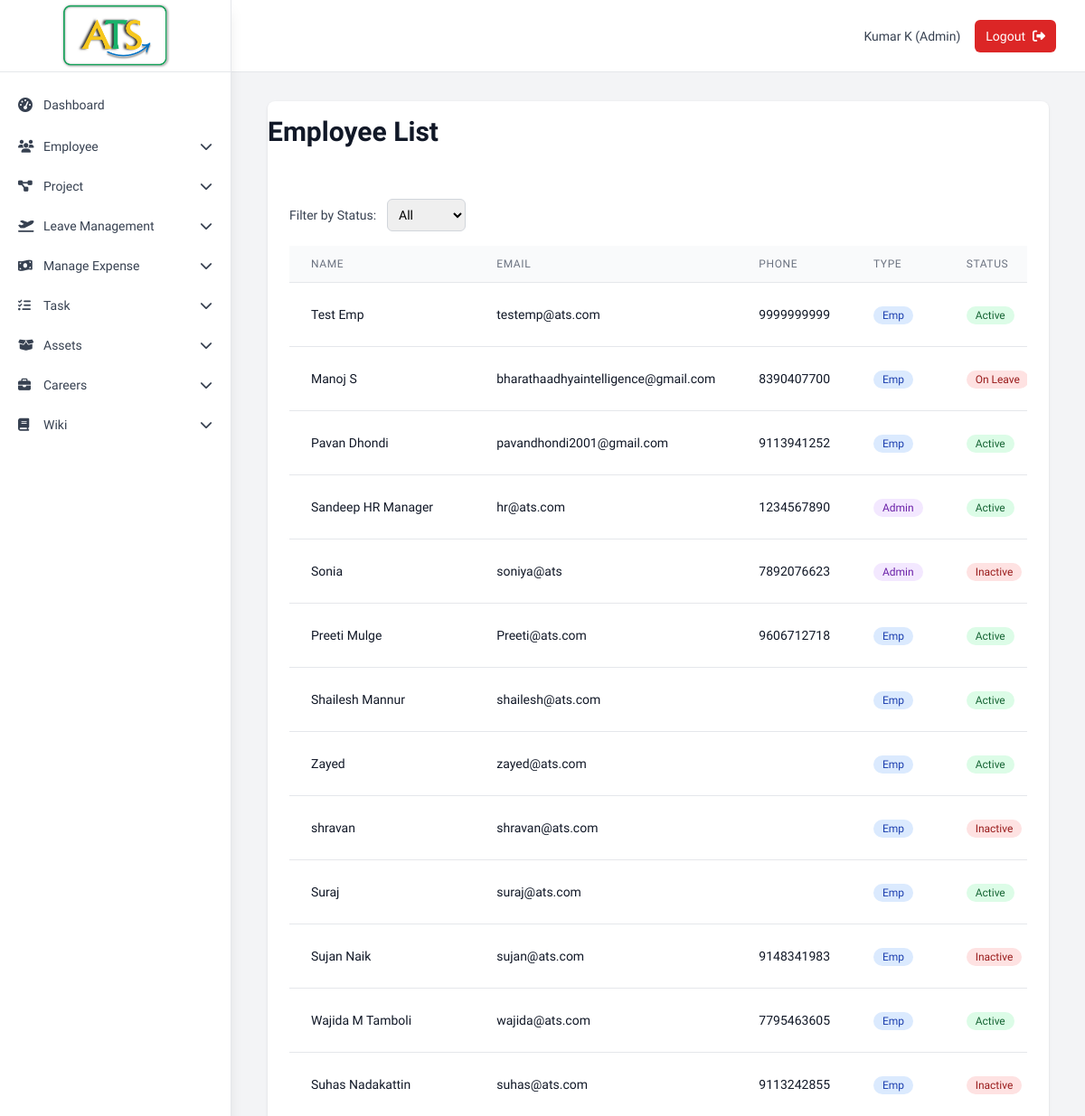
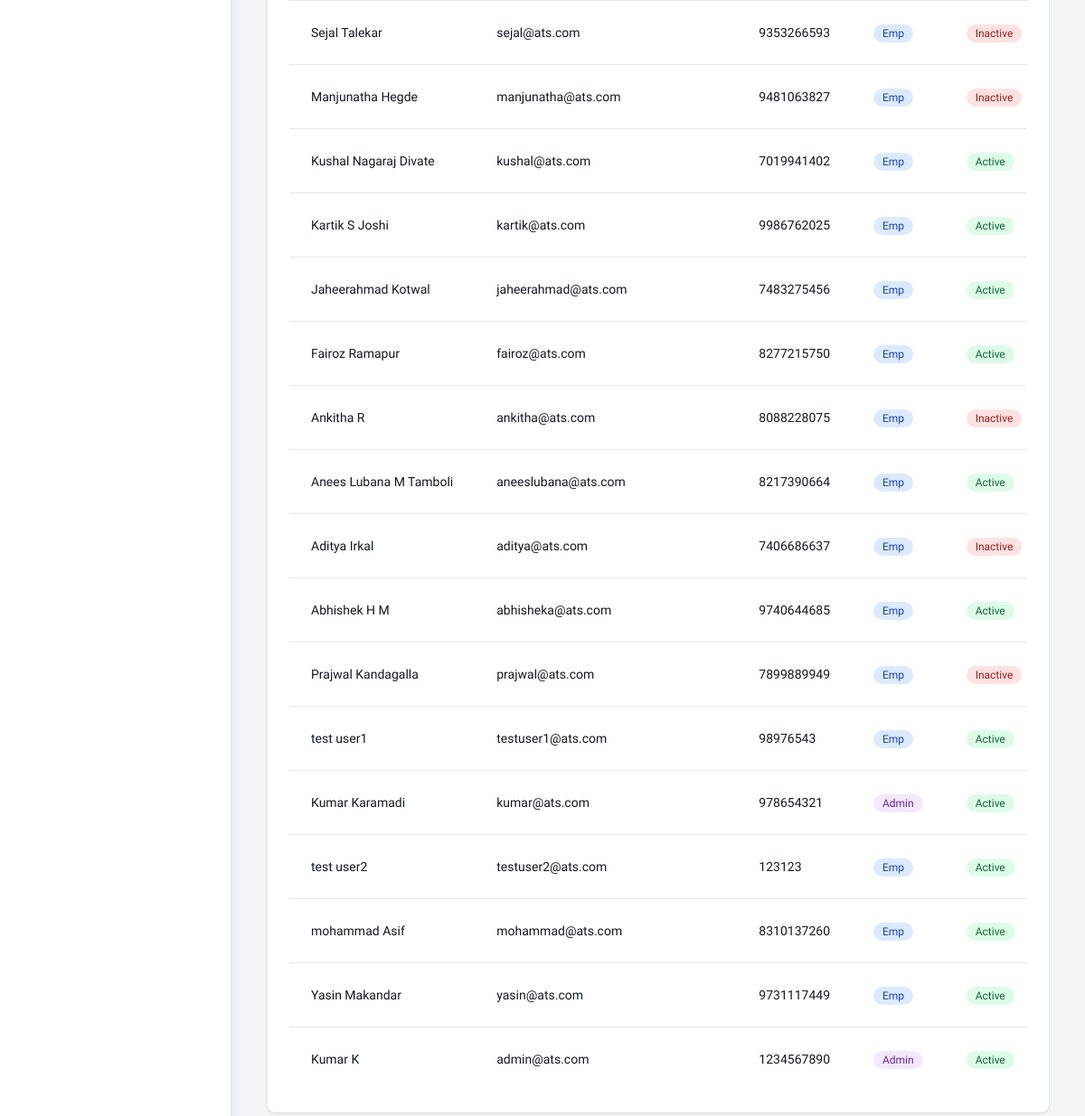
Screenshot of /admin/view_employees (signed in) with the database file from the repository (2 pictures, top to bottom).
### tables this page shows
CREATE TABLE tbl_employee (
                emp_id INTEGER PRIMARY KEY AUTOINCREMENT,
                first_name TEXT NOT NULL,
                last_name TEXT NOT NULL,
                gender TEXT NOT NULL,
                dob DATE NOT NULL,
                address TEXT NOT NULL,
                phone_no TEXT NOT NULL,
                email TEXT UNIQUE NOT NULL,
                password TEXT NOT NULL,
                status TEXT DEFAULT 'active',
                emp_type TEXT DEFAULT 'emp',
                inserted_date DATETIME DEFAULT CURRENT_TIMESTAMP
            , department TEXT);

### Backup_Code/app1.py (the view)
@app.route('/admin/view_employees')
def view_employees():
    if 'user_id' not in session or session['emp_type'] != 'admin':
        return redirect(url_for('login'))
    status_filter = request.args.get('status_filter', 'all')
    employees = db.get_employees(status_filter=status_filter)
    return render_template('view_employees.html', employees=employees, status_filter=status_filter)

### Backup_Code/database.py (called while the page is built)
    def get_connection(self):
        return sqlite3.connect(self.db_name)

    def get_employees(self, status_filter='all'):
        conn = self.get_connection()
        cursor = conn.cursor()
        query = '''
            SELECT emp_id, first_name, last_name, gender, dob, address, phone_no, email, status, emp_type, inserted_date, password
            FROM tbl_employee
        '''
        params = []
        if status_filter != 'all':
            query += ' WHERE status = ?'
            params.append(status_filter)
        query += ' ORDER BY inserted_date DESC'
        cursor.execute(query, params)
        employees = cursor.fetchall()
        conn.close()
        return employees

### Backup_Code/templates/view_employees.html (shortened to what this page needs)
{% extends "base.html" %}
{% block content %}
<div class="max-w-7xl mx-auto lg:px-2 max-md:w-[23rem]">
    <div class="bg-white shadow rounded-lg">
        <div class="mb-8">
            <h1 class="text-3xl font-bold text-gray-900  pt-4">Employee List</h1>
        </div>
        <div class="px-4 py-5 sm:p-6">
            <div class="mb-4">
                <form method="GET" action="{{ url_for('employees.view_employees') }}">
                    <label for="status_filter" class="mr-2 text-sm font-medium text-gray-700">Filter by Status:</label>
                    <select id="status_filter" name="status_filter" onchange="this.form.submit()"
                        class="border border-gray-300 rounded-md p-2 text-sm focus:outline-none focus:ring-2 focus:ring-blue-500">
                        <option value="all" {% if status_filter=='all' %}selected{% endif %}>All</option>
                    </select>
                </form>
            </div>
            <div class="overflow-x-auto">
                <table class="min-w-full divide-y divide-gray-200">
                    <thead class="bg-gray-50">
                        <tr>
                            <th class="px-6 py-3 text-left text-xs font-medium text-gray-500 uppercase tracking-wider">
                                Name</th>
                            <th class="px-6 py-3 text-left text-xs font-medium text-gray-500 uppercase tracking-wider">
                                Email</th>
                            <th class="px-6 py-3 text-left text-xs font-medium text-gray-500 uppercase tracking-wider">
                                Phone</th>
                            <th class="px-6 py-3 text-left text-xs font-medium text-gray-500 uppercase tracking-wider">
                                Type</th>
                            <th class="px-6 py-3 text-left text-xs font-medium text-gray-500 uppercase tracking-wider">
                                Status</th>
                        </tr>
                    </thead>
                    <tbody class="bg-white divide-y divide-gray-200">
                        {% for employee in employees %}
                        <tr>
                            <td class="px-6 py-4 whitespace-nowrap">
                                <div class="text-sm font-medium text-gray-900">{{ employee[1] }} {{ employee[2] }}</div>
                            </td>
                            <td class="px-6 py-4 whitespace-nowrap">
                                <div class="text-sm text-gray-900">{{ employee[7] }}</div>
                            </td>
                            <td class="px-6 py-4 whitespace-nowrap">
                                <div class="text-sm text-gray-900">{{ employee[6] }}</div>
                            </td>
                            <td class="px-6 py-4 whitespace-nowrap">
                                <span class="inline-flex items-center px-2.5 py-0.5 rounded-full text-xs font-medium
                                    {% if employee[9] == 'admin' %}bg-purple-100 text-purple-800
                                    {% else %}bg-blue-100 text-blue-800{% endif %}">
                                    {{ employee[9].title() }}
                                </span>
                            </td>
                            <td class="px-6 py-4 whitespace-nowrap">
                                <span class="inline-flex items-center px-2.5 py-0.5 rounded-full text-xs font-medium
                                    {% if employee[8] == 'active' %}bg-green-100 text-green-800
                                    {% else %}bg-red-100 text-red-800{% endif %}">
                                    {{ employee[8].title() }}
                                </span>
                            </td>
            </div>
            </tr>
            {% endfor %}
{% endblock %}

### Backup_Code/templates/base.html (style rules this page uses)
html { scroll-behavior: smooth }
body { font-family: "Plus Jakarta Sans", sans-serif }

### rows the page displays
tbl_employee: first_name "Test", last_name "Emp", email "testemp@ats.com", phone_no "9999999999", emp_type "Emp", status "Active"
tbl_employee: first_name "Manoj", last_name "S", email "bharathaadhyaintelligence@gmail.com", phone_no "8390407700", emp_type "Emp", status "On Leave"
tbl_employee: first_name "Pavan", last_name "Dhondi", email "pavandhondi2001@gmail.com", phone_no "9113941252", emp_type "Emp", status "Active"
tbl_employee: first_name "Sandeep", last_name "HR Manager", email "hr@ats.com", phone_no "1234567890", emp_type "Admin", status "Active"
tbl_employee: first_name "Sonia", email "soniya@ats", phone_no "7892076623", emp_type "Admin", status "Inactive"
tbl_employee: first_name "Preeti", last_name "Mulge", email "Preeti@ats.com", phone_no "9606712718", emp_type "Emp", status "Active"
tbl_employee: first_name "Shailesh", last_name "Mannur", email "shailesh@ats.com", emp_type "Emp", status "Active"
tbl_employee: first_name "Zayed", email "zayed@ats.com", emp_type "Emp", status "Active"
tbl_employee: first_name "shravan", email "shravan@ats.com", emp_type "Emp", status "Inactive"
tbl_employee: first_name "Suraj", email "suraj@ats.com", emp_type "Emp", status "Active"
tbl_employee: first_name "Sujan", last_name "Naik", email "sujan@ats.com", phone_no "9148341983", emp_type "Emp", status "Inactive"
tbl_employee: first_name "Wajida", last_name "M Tamboli", email "wajida@ats.com", phone_no "7795463605", emp_type "Emp", status "Active"
tbl_employee: first_name "Suhas", last_name "Nadakattin", email "suhas@ats.com", phone_no "9113242855", emp_type "Emp", status "Inactive"
tbl_employee: first_name "Sejal", last_name "Talekar", email "sejal@ats.com", phone_no "9353266593", emp_type "Emp", status "Inactive"
tbl_employee: first_name "Manjunatha", last_name "Hegde", email "manjunatha@ats.com", phone_no "9481063827", emp_type "Emp", status "Inactive"
tbl_employee: first_name "Kushal", last_name "Nagaraj Divate", email "kushal@ats.com", phone_no "7019941402", emp_type "Emp", status "Active"
tbl_employee: first_name "Kartik", last_name "S Joshi", email "kartik@ats.com", phone_no "9986762025", emp_type "Emp", status "Active"
tbl_employee: first_name "Jaheerahmad", last_name "Kotwal", email "jaheerahmad@ats.com", phone_no "7483275456", emp_type "Emp", status "Active"
tbl_employee: first_name "Fairoz", last_name "Ramapur", email "fairoz@ats.com", phone_no "8277215750", emp_type "Emp", status "Active"
tbl_employee: first_name "Ankitha", last_name "R", email "ankitha@ats.com", phone_no "8088228075", emp_type "Emp", status "Inactive"
tbl_employee: first_name "Anees Lubana", last_name "M Tamboli", email "aneeslubana@ats.com", phone_no "8217390664", emp_type "Emp", status "Active"
tbl_employee: first_name "Aditya", last_name "Irkal", email "aditya@ats.com", phone_no "7406686637", emp_type "Emp", status "Inactive"
tbl_employee: first_name "Abhishek", last_name "H M", email "abhisheka@ats.com", phone_no "9740644685", emp_type "Emp", status "Active"
tbl_employee: first_name "Prajwal", last_name "Kandagalla", email "prajwal@ats.com", phone_no "7899889949", emp_type "Emp", status "Inactive"
tbl_employee: first_name "test user1", email "testuser1@ats.com", phone_no "98976543", emp_type "Emp", status "Active"
tbl_employee: first_name "Kumar", last_name "Karamadi", email "kumar@ats.com", phone_no "978654321", emp_type "Admin", status "Active"
tbl_employee: first_name "test user2", email "testuser2@ats.com", phone_no "123123", emp_type "Emp", status "Active"
tbl_employee: first_name "mohammad", last_name "Asif", email "mohammad@ats.com", phone_no "8310137260", emp_type "Emp", status "Active"
tbl_employee: first_name "Yasin", last_name "Makandar", email "yasin@ats.com", phone_no "9731117449", emp_type "Emp", status "Active"
tbl_employee: first_name "Kumar", last_name "K", email "admin@ats.com", phone_no "1234567890", emp_type "Admin", status "Active"

### other values shown
{{ label }} "Dashboard"
{{ session.first_name }} "Kumar"
{{ session.last_name }} "K"
{{ session.emp_type.title() }} "Admin"
